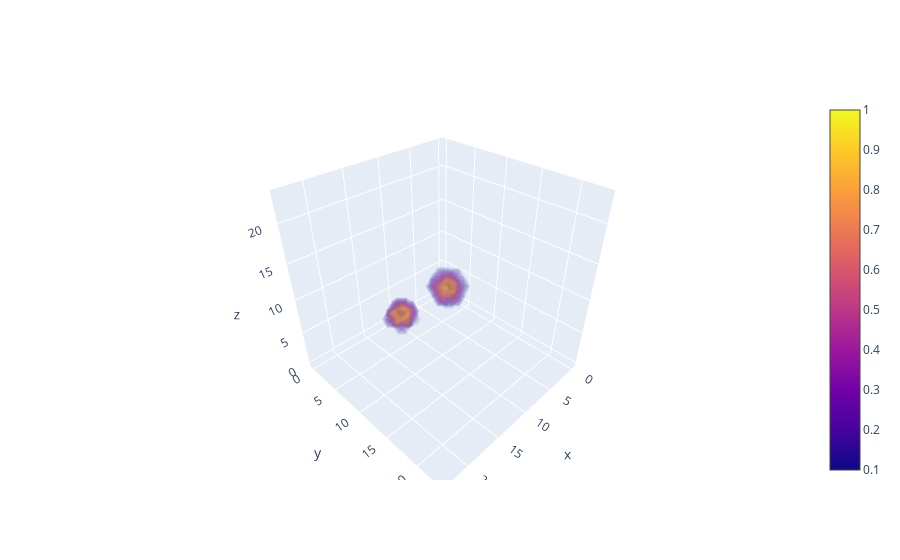
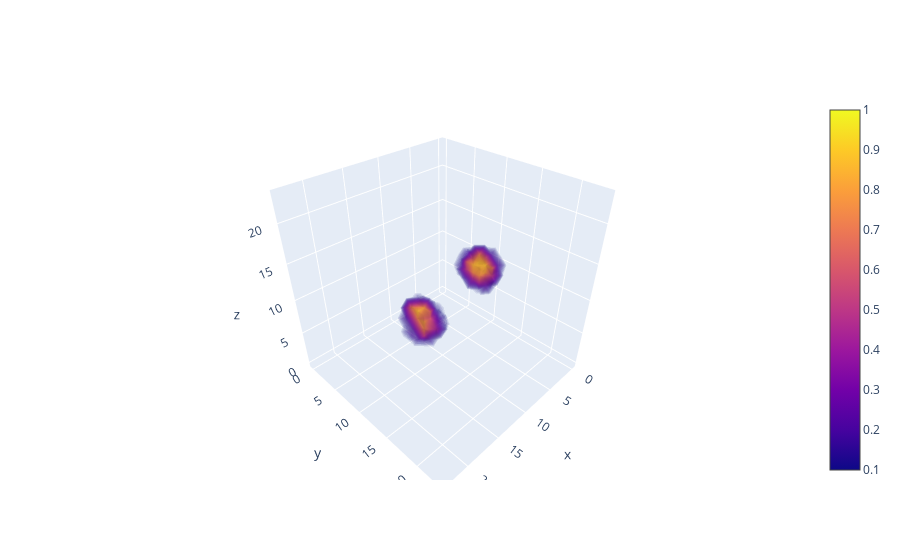

The notebook cell these images were saved under, in order:
### Code cell
#Plot representations - ref + generated. Plotted as 3d isosurfaces

rep_no = 25
channel = 3 # Channels 0) Hydrophobic (alkyl, greasy etc.), 1) Aromatic 2) H-donors 3) H-acceptors 4) occupancy (VdW radii of all atoms)

test = get_mol_voxels(input_smiles)[0].numpy().reshape(-1,5,24,24,24)

X,Y,Z = [list(np.arange(d)) for d in (24,24,24) ]
voxels = list(itertools.product(X,Y,Z))
isoval = [test[0][channel][i][j][k] for i,j,k in voxels]
voxels = np.array(voxels)
X, Y, Z = [voxels[:,i] for i in range(3)]

fig = go.Figure(data=go.Volume(
    x=X.flatten(),
    y=Y.flatten(),
    z=Z.flatten(),
    value = isoval,
    isomin=0.1,
    isomax=1.0,
    opacity=0.05, # needs to be small to see through all surfaces
    surface_count=21, # needs to be a large number for good volume rendering
    ))
fig.show()

X,Y,Z = [list(np.arange(d)) for d in (24,24,24) ]
voxels = list(itertools.product(X,Y,Z))
isoval = [pred[rep_no][channel][i][j][k] for i,j,k in voxels]
X, Y, Z = [np.array(voxels)[:,i] for i in range(3)]

fig = go.Figure(data=go.Volume(
    x=X.flatten(),
    y=Y.flatten(),
    z=Z.flatten(),
    value = isoval,
    isomin=0.1,
    isomax=1.0,
    opacity=0.05, # needs to be small to see through all surfaces
    surface_count=64, # needs to be a large number for good volume rendering
    ))
fig.show()

### Figure 1 — Plotly figure (JSON) as saved in the notebook; plotly's stock layout.template omitted (floating-point values rounded to 4 significant figures; data arrays with more than 128 entries replaced by an {"elided": "..."} marker saying what was removed)
{"data": [{"isomax": 1, "isomin": 0.1, "opacity": 0.05, "surface": {"count": 21}, "type": "volume", "value": {"elided": "13824 float values"}, "x": {"elided": "13824 int values"}, "y": {"elided": "13824 int values"}, "z": {"elided": "13824 int values"}}], "layout": {}}

### Figure 2 — Plotly figure (JSON) as saved in the notebook; plotly's stock layout.template omitted (floating-point values rounded to 4 significant figures; data arrays with more than 128 entries replaced by an {"elided": "..."} marker saying what was removed)
{"data": [{"isomax": 1, "isomin": 0.1, "opacity": 0.05, "surface": {"count": 64}, "type": "volume", "value": {"elided": "13824 float values"}, "x": {"elided": "13824 int values"}, "y": {"elided": "13824 int values"}, "z": {"elided": "13824 int values"}}], "layout": {}}
